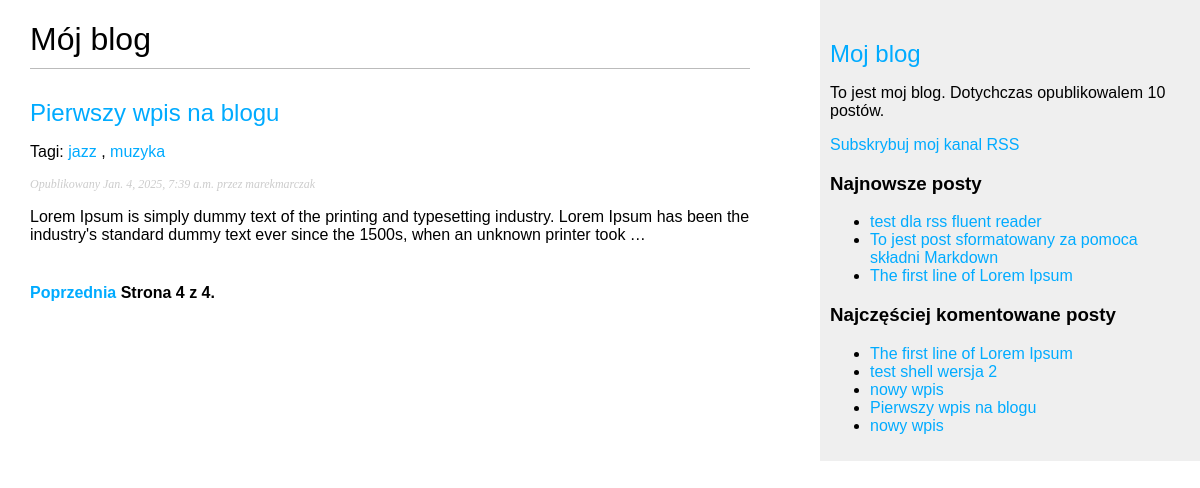
The app's page /blog/?page=4 with its own data.
### blog/models.py (models this page shows, shortened)
class Post(models.Model):
    class Status(models.TextChoices):
        DRAFT = 'DF', 'Roboczy'
        PUBLISHED = 'PB', 'Opublikowany'
    title = models.CharField(max_length=250)
    slug = models.SlugField(max_length=250, unique_for_date='publish')
    author = models.ForeignKey(User,
                               on_delete=models.CASCADE,
                               related_name='blog_posts')
    body = models.TextField()
    publish = models.DateTimeField(default=timezone.now)
    created = models.DateTimeField(auto_now_add=True)
    updated = models.DateTimeField(auto_now=True)
    status = models.CharField(max_length=2,
                              choices=Status.choices,
                              default=Status.DRAFT)
    tags = TaggableManager()
    objects = models.Manager()
    published = PublishedManager()
    class Meta:
        ordering = ['-publish']
        indexes = [
            models.Index(fields=['-publish'])
        ]
    def get_absolute_url(self):
        return reverse('blog:post_detail', args=[self.publish.year, self.publish.month, self.publish.day, self.slug])

### blog/views.py (the view)
# urls.py: path("", views.post_list, name="post_list"),
def post_list(request, tag_slug=None):
    post_list = Post.published.all()
    templatefilename = 'blog/post/list.html'
    tag = None
    if tag_slug:
        tag = get_object_or_404(Tag, slug=tag_slug)
        post_list = post_list.filter(tags__in=[tag])
    paginator = Paginator(post_list, 3)
    page_number = request.GET.get('page', 1)
    try:
        posts = paginator.page(page_number)
    except EmptyPage:
        posts = paginator.page(paginator.num_pages)
    except PageNotAnInteger:
        posts = paginator.page(1)
    context = {
        'posts': posts,
        'tag': tag
    }
    return render(request, templatefilename, context)

### blog/models.py (called while the page is built)
    def get_queryset(self):
        return super().get_queryset().filter(status=Post.Status.PUBLISHED)

### blog/templatetags/blog_tags.py (called while the page is built)
@register.simple_tag
def total_posts():
    return Post.published.count()

@register.inclusion_tag('blog/post/latest_posts.html')
def show_latest_posts(count=5):
    latest_posts = Post.published.order_by('-publish')[:count]
    return {'latest_posts': latest_posts}

@register.simple_tag
def get_most_commented_posts(count=5):
    return Post.published.annotate(total_comments=Count('comments')).order_by('-total_comments')[:count]

@register.filter(name='markdown')
def markdown_format(text):
    return mark_safe(markdown.markdown(text))

### blog/templates/blog/post/list.html (shortened to what this page needs)
{% extends "blog/base.html" %}
{% load blog_tags %}
{% block content %}
    <h1>Mój blog</h1>
    {% for post in posts %}
        <h2>
            <a href='{{post.get_absolute_url}}'>{{ post.title }}</a>
        </h2>
        <p class="tags">Tagi:
            {% for tag in post.tags.all %}
                <a href="{% url 'blog:post_list_by_tag' tag.slug %}">
                    {{ tag.name }}
                </a>
                {% if not forloop.last %},{% endif %}
            {% endfor %}
        </p>
        <p class='date'>Opublikowany {{ post.publish }} przez {{ post.author }}</p>
        {{ post.body|markdown|truncatewords_html:30 }}
    {% endfor %}
    {% include "pagination.html" with page=posts %}
{% endblock content %}

### blog/templates/blog/base.html (shortened to what this page needs)
{% load blog_tags %}
{% load static %}
<!DOCTYPE html>
<html lang="en">
<head>
    <link rel="stylesheet" href="{% static 'css/blog.css' %}">
</head>
<body>
    <div id="content">
        {% block content %}
        {% endblock content %}
    </div>
    <div id="sidebar">
        <h2><a href="{% url 'blog:post_list' %}">Moj blog</a></h2>
        <p>To jest moj blog.
            Dotychczas opublikowalem {% total_posts %} postów.
        </p>
        <p>
            <a href="{% url 'blog:post_feed' %}">
                Subskrybuj moj kanal RSS
            </a>
        </p>
        <h3>Najnowsze posty</h3>
        {% show_latest_posts 3 %}
        <h3>Najczęściej komentowane posty</h3>
        {% get_most_commented_posts as most_commented_posts %}
        <ul>
            {% for post in most_commented_posts %}
                <li>
                    <a href="{{ post.get_absolute_url }}">{{ post.title }}</a>
                </li>
            {% endfor %}
        </ul>
    </div>
</body>
</html>

### blog/templates/blog/post/latest_posts.html
<ul>
    {% for post in latest_posts %}
        <li>
            <a href="{{ post.get_absolute_url }}">{{ post.title }}</a>
        </li>
    {% endfor %}
</ul>

### blog/static/css/blog.css (style rules this page uses)
body { margin:0; padding:0; font-family:helvetica, sans-serif; display: flex; justify-content:space-between ; }
a { color:#00abff; text-decoration:none; }
h1 { font-weight:normal; border-bottom:1px solid #bbb; padding:0 0 10px 0; }
h2 { font-weight:normal; margin:30px 0 0; }
#content { width:60%; padding:0 0 0 30px; }
#sidebar { position: sticky; top: 0; width:30%; padding:10px; background:#efefef; height:100%; }
p.date { color:#ccc; font-family: georgia, serif; font-size: 12px; font-style: italic; }

### records on screen
Post: title "Pierwszy wpis na blogu", publish "Jan. 4, 2025, 7:39 a.m.", author "marekmarczak", body "Lorem Ipsum is simply dummy text of the printing and typesetting industry. Lorem Ipsum has been the industry's standard dummy text ever since the 1500s, when an unknown printer took …"
Tag: name "jazz"
Tag: name "muzyka"
Post: title "test dla rss fluent reader"
Post: title "To jest post sformatowany za pomoca składni Markdown"
Post: title "The first line of Lorem Ipsum"
Post: title "test shell wersja 2"
Post: title "nowy wpis"
Post: title "nowy wpis"

### other values on screen
{{ page.number }} "4"
{{ page.paginator.num_pages }} "4"
